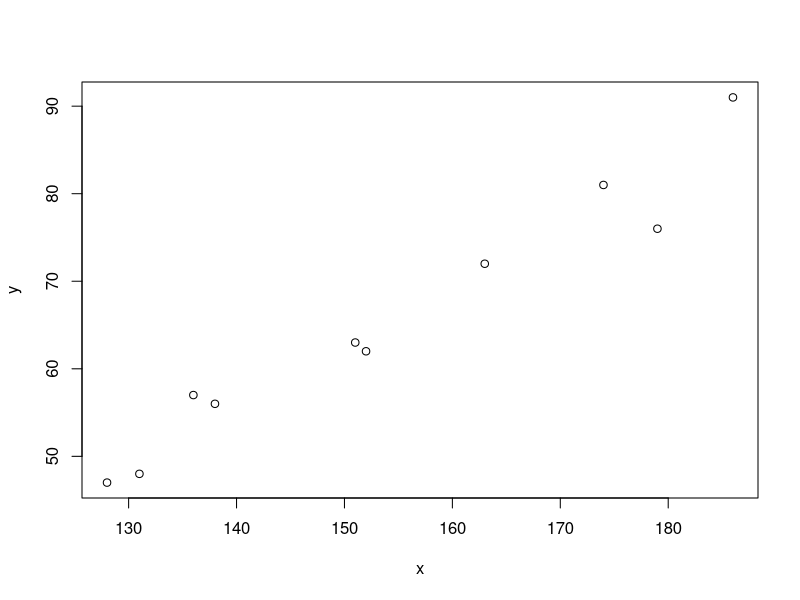
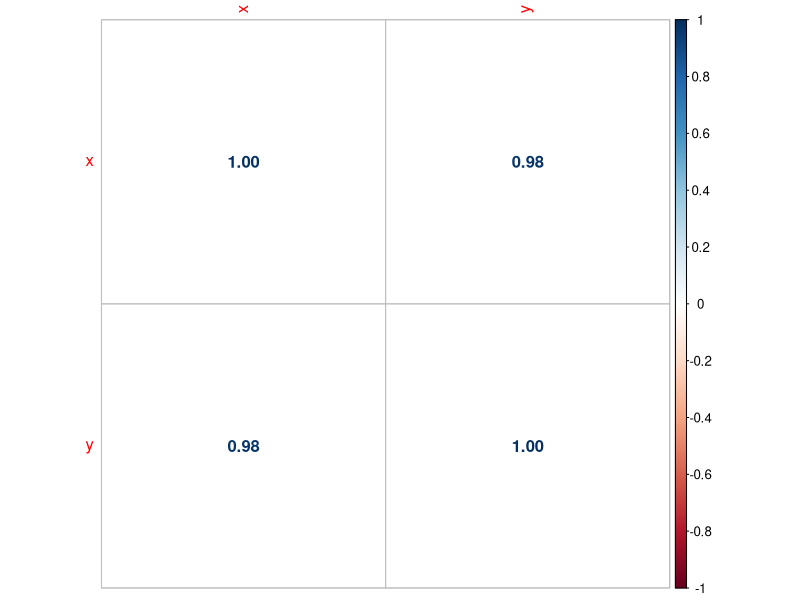
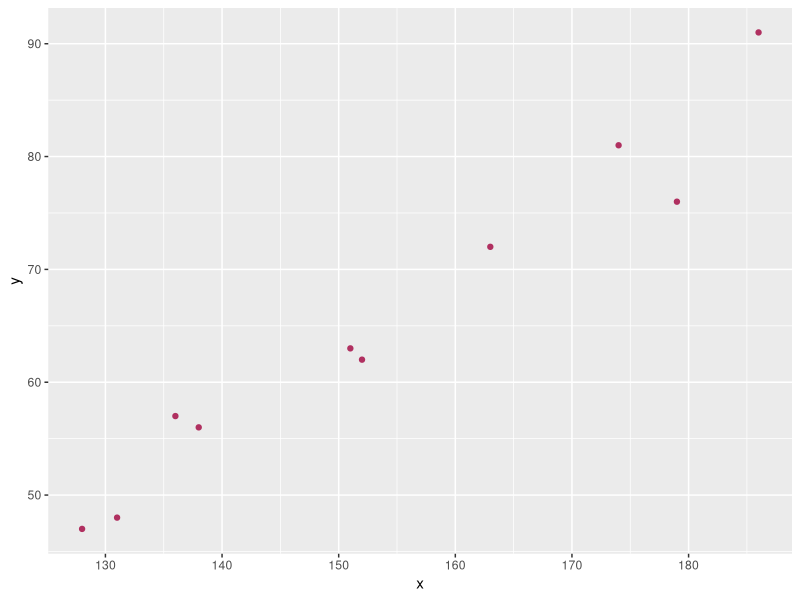
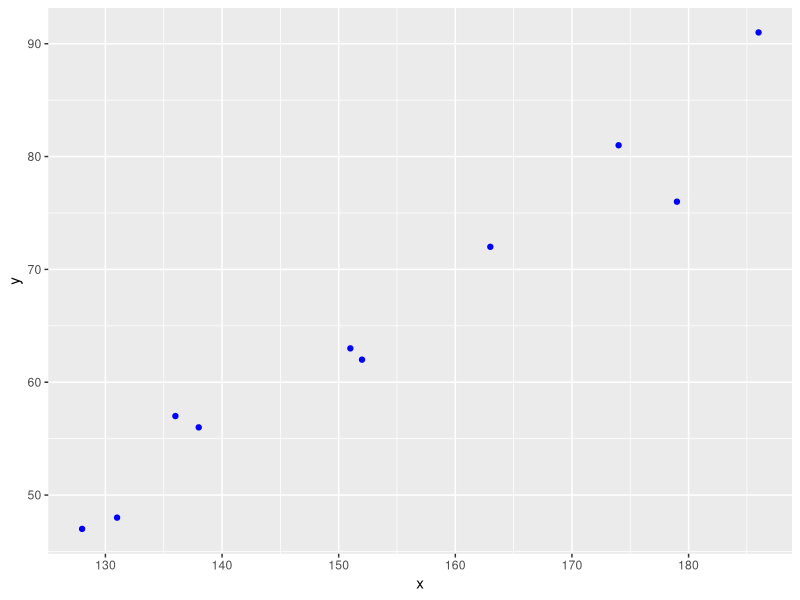
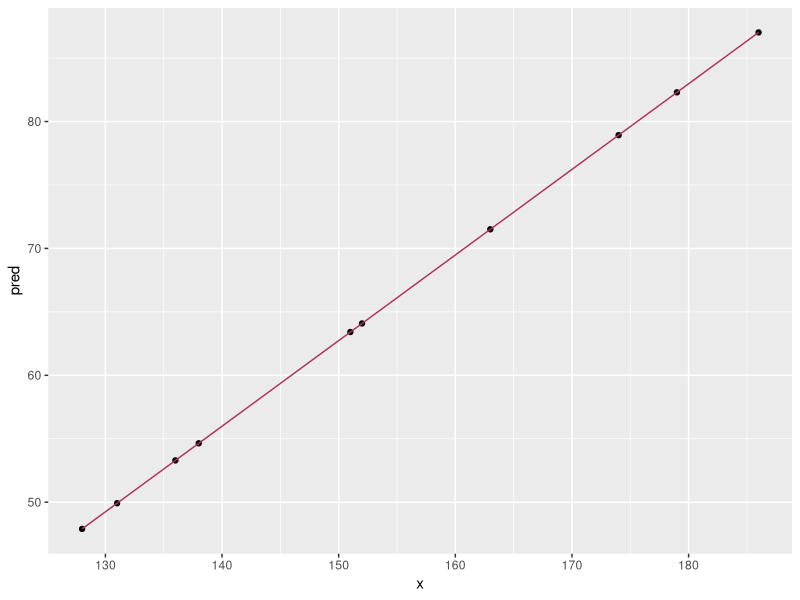
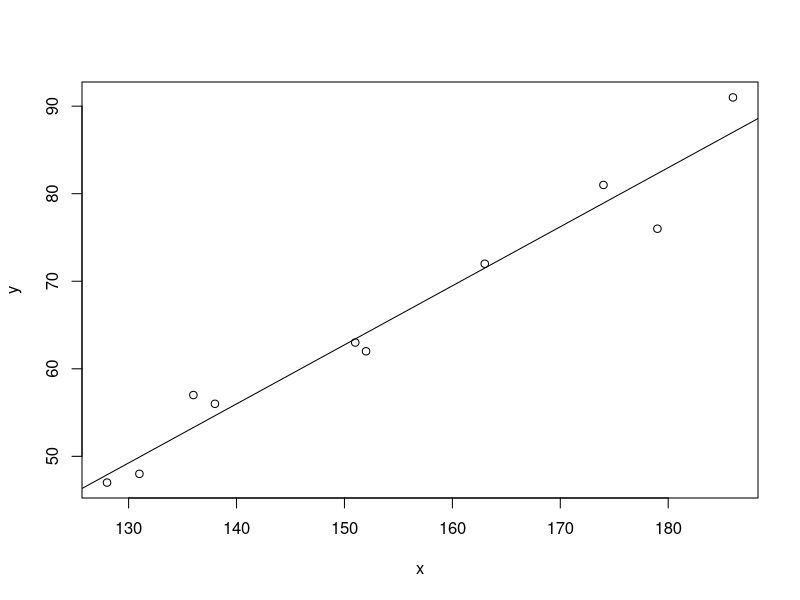
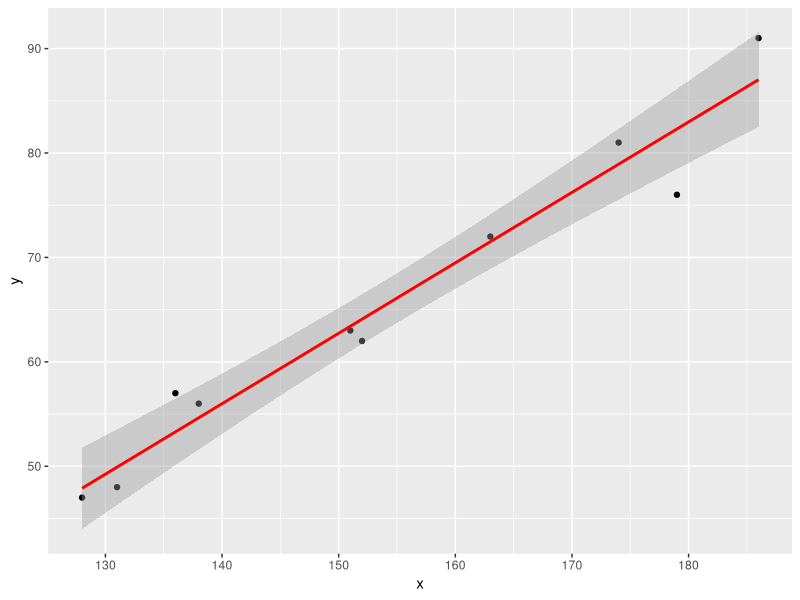

Here is the R script that generated these plots, in order:


# Linear Regression Ex -1

library(ggplot2)
library(corrplot)

x <- c(151, 174, 138, 186, 128, 136, 179, 163, 152, 131)
y <- c(63, 81, 56, 91, 47, 57, 76, 72, 62, 48)

paste(length(x),length(y))


m1 <- lm(formula = y~x)  # linear model
summary(m1)

# coef
coef(m1)
# r-squared
summary(m1)$r.squared

# y = 0.6746x + (-38.4551)

plot(x,y)
df <- data.frame(x,y)
df


corr <- cor(df)
corrplot(corr,method='number')

ggplot(df,aes(x=x,y=y)) + geom_point(color='maroon')

summary(m1)

# Custom Prediction

x_test <- c(170,175,180,185,190)

test1 <- data.frame(x_test)
test1

colnames(test1) <- c('x')
colnames(test1)

predict(m1,test1)


# Actual Prediction

df$pred <- predict(m1,data.frame(x))
df

ggplot(df,aes(x=x,y=y)) + geom_point(color='blue')
ggplot(df,aes(x=x,y=pred)) + geom_point() + geom_line(color='maroon')

p <- abline(lm(y~x))
p

# ggplot(df,aes(x=x,y=y)) + geom_point(color='blue') + abline(lm(y~x))

# Plot Linear Regression
plot(y~x)
abline(m1)

# Plot Linear Regression using ggplot
ggplot(df,aes(x=x,y=y))  + 
  geom_point() +
  stat_smooth(method = "lm", col = "red")



res <- df$pred - df$y  # residuals or error
sse = sum(res**2)
mse = mean(res**2)
rmse = sqrt(mse)
paste('SSE',sse,'MSE',mse,'RMSE',rmse)

df1 <- data.frame(df)
df1

df1$res1 <-  df1$y - df1$pred 
df1

residuals(m1)

# Qtr distribution
# -6.3002 -1.6629  0.0412  1.8944  3.9775 

summary(m1)

q_res <- quantile(df1$res1, probs = c(0, 0.25,0.5,0.75,1))
q_res

